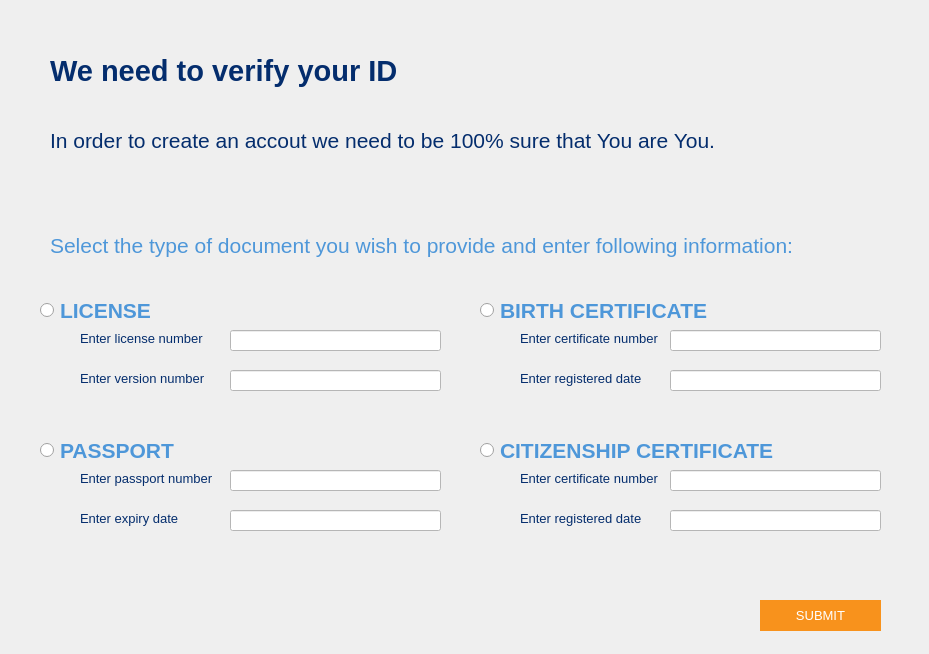
<?xml version="1.0" encoding="UTF-8"?>
<ui version="4.0">
 <class>verifyid</class>
 <widget class="QDialog" name="verifyid">
  <property name="geometry">
   <rect>
    <x>0</x>
    <y>0</y>
    <width>929</width>
    <height>654</height>
   </rect>
  </property>
  <property name="windowTitle">
   <string>Dialog</string>
  </property>
  <widget class="QRadioButton" name="radioButton_ppt">
   <property name="geometry">
    <rect>
     <x>40</x>
     <y>440</y>
     <width>141</width>
     <height>20</height>
    </rect>
   </property>
   <property name="minimumSize">
    <size>
     <width>141</width>
     <height>20</height>
    </size>
   </property>
   <property name="styleSheet">
    <string notr="true">font-size:16pt; font-weight:500;
color:#4e97d9;</string>
   </property>
   <property name="text">
    <string>PASSPORT</string>
   </property>
  </widget>
  <widget class="QRadioButton" name="radioButton_license">
   <property name="geometry">
    <rect>
     <x>40</x>
     <y>300</y>
     <width>161</width>
     <height>21</height>
    </rect>
   </property>
   <property name="minimumSize">
    <size>
     <width>161</width>
     <height>21</height>
    </size>
   </property>
   <property name="font">
    <font>
     <pointsize>16</pointsize>
     <weight>62</weight>
     <bold>true</bold>
    </font>
   </property>
   <property name="styleSheet">
    <string notr="true">font-size:16pt; font-weight:500;
color:#4e97d9;</string>
   </property>
   <property name="text">
    <string>LICENSE</string>
   </property>
  </widget>
  <widget class="QLineEdit" name="lineEdit_2C1">
   <property name="geometry">
    <rect>
     <x>670</x>
     <y>330</y>
     <width>211</width>
     <height>21</height>
    </rect>
   </property>
   <property name="styleSheet">
    <string notr="true">color: rgb(16, 16, 16);
background-color: rgb(255, 255, 255);</string>
   </property>
  </widget>
  <widget class="QLabel" name="label_l1">
   <property name="geometry">
    <rect>
     <x>80</x>
     <y>330</y>
     <width>151</width>
     <height>16</height>
    </rect>
   </property>
   <property name="font">
    <font>
     <pointsize>10</pointsize>
    </font>
   </property>
   <property name="styleSheet">
    <string notr="true">color: rgb(4, 45, 109);</string>
   </property>
   <property name="text">
    <string>Enter license number</string>
   </property>
  </widget>
  <widget class="QLabel" name="label_cc2">
   <property name="geometry">
    <rect>
     <x>520</x>
     <y>510</y>
     <width>151</width>
     <height>16</height>
    </rect>
   </property>
   <property name="font">
    <font>
     <pointsize>10</pointsize>
    </font>
   </property>
   <property name="styleSheet">
    <string notr="true">color: rgb(4, 45, 109);</string>
   </property>
   <property name="text">
    <string>Enter registered date</string>
   </property>
  </widget>
  <widget class="QPushButton" name="pushButton_submit">
   <property name="geometry">
    <rect>
     <x>760</x>
     <y>590</y>
     <width>121</width>
     <height>51</height>
    </rect>
   </property>
   <property name="font">
    <font>
     <pointsize>10</pointsize>
    </font>
   </property>
   <property name="styleSheet">
    <string notr="true">background-color: rgb(248, 146, 28);
color: rgb(255, 255, 255);
border: none;
padding: 10,10,10,10;
margin: 10, 10, 10, 10;</string>
   </property>
   <property name="text">
    <string>SUBMIT</string>
   </property>
  </widget>
  <widget class="QLineEdit" name="lineEdit_4CC2">
   <property name="geometry">
    <rect>
     <x>670</x>
     <y>510</y>
     <width>211</width>
     <height>21</height>
    </rect>
   </property>
   <property name="styleSheet">
    <string notr="true">color: rgb(16, 16, 16);
background-color: rgb(255, 255, 255);</string>
   </property>
  </widget>
  <widget class="QLabel" name="label_p2">
   <property name="geometry">
    <rect>
     <x>80</x>
     <y>510</y>
     <width>151</width>
     <height>16</height>
    </rect>
   </property>
   <property name="font">
    <font>
     <pointsize>10</pointsize>
    </font>
   </property>
   <property name="styleSheet">
    <string notr="true">color: rgb(4, 45, 109);</string>
   </property>
   <property name="text">
    <string>Enter expiry date</string>
   </property>
  </widget>
  <widget class="QLineEdit" name="lineEdit_1L1">
   <property name="geometry">
    <rect>
     <x>230</x>
     <y>330</y>
     <width>211</width>
     <height>21</height>
    </rect>
   </property>
   <property name="styleSheet">
    <string notr="true">color: rgb(16, 16, 16);
background-color: rgb(255, 255, 255);</string>
   </property>
  </widget>
  <widget class="QLineEdit" name="lineEdit_4CC1">
   <property name="geometry">
    <rect>
     <x>670</x>
     <y>470</y>
     <width>211</width>
     <height>21</height>
    </rect>
   </property>
   <property name="styleSheet">
    <string notr="true">color: rgb(16, 16, 16);
background-color: rgb(255, 255, 255);</string>
   </property>
  </widget>
  <widget class="QLineEdit" name="lineEdit_3P1">
   <property name="geometry">
    <rect>
     <x>230</x>
     <y>470</y>
     <width>211</width>
     <height>21</height>
    </rect>
   </property>
   <property name="styleSheet">
    <string notr="true">color: rgb(16, 16, 16);
background-color: rgb(255, 255, 255);</string>
   </property>
  </widget>
  <widget class="QLabel" name="label_c2">
   <property name="geometry">
    <rect>
     <x>520</x>
     <y>370</y>
     <width>151</width>
     <height>16</height>
    </rect>
   </property>
   <property name="font">
    <font>
     <pointsize>10</pointsize>
    </font>
   </property>
   <property name="styleSheet">
    <string notr="true">color: rgb(4, 45, 109);</string>
   </property>
   <property name="text">
    <string>Enter registered date</string>
   </property>
  </widget>
  <widget class="QLabel" name="label_p1">
   <property name="geometry">
    <rect>
     <x>80</x>
     <y>470</y>
     <width>151</width>
     <height>16</height>
    </rect>
   </property>
   <property name="font">
    <font>
     <pointsize>10</pointsize>
    </font>
   </property>
   <property name="styleSheet">
    <string notr="true">color: rgb(4, 45, 109);</string>
   </property>
   <property name="text">
    <string>Enter passport number</string>
   </property>
  </widget>
  <widget class="QRadioButton" name="radioButton_cc">
   <property name="geometry">
    <rect>
     <x>480</x>
     <y>440</y>
     <width>301</width>
     <height>20</height>
    </rect>
   </property>
   <property name="minimumSize">
    <size>
     <width>301</width>
     <height>20</height>
    </size>
   </property>
   <property name="styleSheet">
    <string notr="true">font-size:16pt; font-weight:500;
color:#4e97d9;</string>
   </property>
   <property name="text">
    <string>CITIZENSHIP CERTIFICATE</string>
   </property>
  </widget>
  <widget class="QLabel" name="label_l2">
   <property name="geometry">
    <rect>
     <x>80</x>
     <y>370</y>
     <width>151</width>
     <height>16</height>
    </rect>
   </property>
   <property name="font">
    <font>
     <pointsize>10</pointsize>
    </font>
   </property>
   <property name="styleSheet">
    <string notr="true">color: rgb(4, 45, 109);</string>
   </property>
   <property name="text">
    <string>Enter version number</string>
   </property>
  </widget>
  <widget class="QLineEdit" name="lineEdit_2C2">
   <property name="geometry">
    <rect>
     <x>670</x>
     <y>370</y>
     <width>211</width>
     <height>21</height>
    </rect>
   </property>
   <property name="styleSheet">
    <string notr="true">color: rgb(16, 16, 16);
background-color: rgb(255, 255, 255);</string>
   </property>
  </widget>
  <widget class="QRadioButton" name="radioButton_cer">
   <property name="geometry">
    <rect>
     <x>480</x>
     <y>300</y>
     <width>241</width>
     <height>20</height>
    </rect>
   </property>
   <property name="minimumSize">
    <size>
     <width>241</width>
     <height>20</height>
    </size>
   </property>
   <property name="styleSheet">
    <string notr="true">font-size:16pt; font-weight:500;
color:#4e97d9;</string>
   </property>
   <property name="text">
    <string>BIRTH CERTIFICATE</string>
   </property>
  </widget>
  <widget class="QLineEdit" name="lineEdit_3P2">
   <property name="geometry">
    <rect>
     <x>230</x>
     <y>510</y>
     <width>211</width>
     <height>21</height>
    </rect>
   </property>
   <property name="styleSheet">
    <string notr="true">color: rgb(16, 16, 16);
background-color: rgb(255, 255, 255);</string>
   </property>
  </widget>
  <widget class="QLabel" name="label_select">
   <property name="geometry">
    <rect>
     <x>50</x>
     <y>200</y>
     <width>811</width>
     <height>91</height>
    </rect>
   </property>
   <property name="minimumSize">
    <size>
     <width>811</width>
     <height>91</height>
    </size>
   </property>
   <property name="styleSheet">
    <string notr="true">color:#4e97d9;
font-size:16pt; font-weight:400;</string>
   </property>
   <property name="text">
    <string>Select the type of document you wish to provide and enter following information:</string>
   </property>
  </widget>
  <widget class="QLabel" name="label_cc1">
   <property name="geometry">
    <rect>
     <x>520</x>
     <y>470</y>
     <width>151</width>
     <height>16</height>
    </rect>
   </property>
   <property name="font">
    <font>
     <pointsize>10</pointsize>
    </font>
   </property>
   <property name="styleSheet">
    <string notr="true">color: rgb(4, 45, 109);</string>
   </property>
   <property name="text">
    <string>Enter certificate number</string>
   </property>
  </widget>
  <widget class="QLabel" name="label_weNeedId">
   <property name="geometry">
    <rect>
     <x>50</x>
     <y>30</y>
     <width>581</width>
     <height>81</height>
    </rect>
   </property>
   <property name="font">
    <font>
     <pointsize>22</pointsize>
     <weight>75</weight>
     <bold>true</bold>
    </font>
   </property>
   <property name="styleSheet">
    <string notr="true">color:#042d6d;
font-size:22pt; font-weight:600;</string>
   </property>
   <property name="text">
    <string>We need to verify your ID</string>
   </property>
  </widget>
  <widget class="QLabel" name="label_c1">
   <property name="geometry">
    <rect>
     <x>520</x>
     <y>330</y>
     <width>151</width>
     <height>16</height>
    </rect>
   </property>
   <property name="font">
    <font>
     <pointsize>10</pointsize>
    </font>
   </property>
   <property name="styleSheet">
    <string notr="true">color: rgb(4, 45, 109);</string>
   </property>
   <property name="text">
    <string>Enter certificate number</string>
   </property>
  </widget>
  <widget class="QLabel" name="label_4">
   <property name="geometry">
    <rect>
     <x>50</x>
     <y>120</y>
     <width>761</width>
     <height>41</height>
    </rect>
   </property>
   <property name="minimumSize">
    <size>
     <width>761</width>
     <height>41</height>
    </size>
   </property>
   <property name="font">
    <font>
     <pointsize>16</pointsize>
    </font>
   </property>
   <property name="styleSheet">
    <string notr="true">color: rgb(4, 45, 109);
</string>
   </property>
   <property name="text">
    <string>In order to create an accout we need to be 100% sure that You are You.</string>
   </property>
  </widget>
  <widget class="QLineEdit" name="lineEdit_1L2">
   <property name="geometry">
    <rect>
     <x>230</x>
     <y>370</y>
     <width>211</width>
     <height>21</height>
    </rect>
   </property>
   <property name="styleSheet">
    <string notr="true">color: rgb(16, 16, 16);
background-color: rgb(255, 255, 255);</string>
   </property>
  </widget>
 </widget>
 <tabstops>
  <tabstop>lineEdit_1L1</tabstop>
  <tabstop>lineEdit_1L2</tabstop>
  <tabstop>lineEdit_2C1</tabstop>
  <tabstop>lineEdit_2C2</tabstop>
  <tabstop>lineEdit_3P1</tabstop>
  <tabstop>lineEdit_3P2</tabstop>
  <tabstop>lineEdit_4CC1</tabstop>
  <tabstop>lineEdit_4CC2</tabstop>
  <tabstop>pushButton_submit</tabstop>
  <tabstop>radioButton_cc</tabstop>
  <tabstop>radioButton_cer</tabstop>
  <tabstop>radioButton_ppt</tabstop>
  <tabstop>radioButton_license</tabstop>
 </tabstops>
 <resources/>
 <connections/>
</ui>
